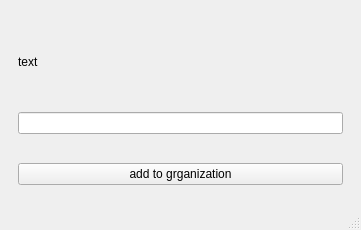
<?xml version="1.0" encoding="UTF-8"?>
<ui version="4.0">
 <class>allServerUsers</class>
 <widget class="QMainWindow" name="allServerUsers">
  <property name="geometry">
   <rect>
    <x>0</x>
    <y>0</y>
    <width>361</width>
    <height>230</height>
   </rect>
  </property>
  <property name="windowTitle">
   <string>MainWindow</string>
  </property>
  <widget class="QWidget" name="centralwidget">
   <layout class="QVBoxLayout" name="verticalLayout">
    <item>
     <widget class="QWidget" name="widget_3" native="true">
      <property name="minimumSize">
       <size>
        <width>0</width>
        <height>100</height>
       </size>
      </property>
      <layout class="QVBoxLayout" name="verticalLayout_2">
       <item>
        <widget class="QLabel" name="enter_text">
         <property name="text">
          <string>text</string>
         </property>
        </widget>
       </item>
       <item>
        <widget class="QLineEdit" name="name_line_edit"/>
       </item>
      </layout>
     </widget>
    </item>
    <item>
     <widget class="QWidget" name="widget_2" native="true">
      <property name="minimumSize">
       <size>
        <width>0</width>
        <height>50</height>
       </size>
      </property>
      <property name="maximumSize">
       <size>
        <width>16777215</width>
        <height>50</height>
       </size>
      </property>
      <layout class="QHBoxLayout" name="horizontalLayout">
       <item>
        <widget class="QPushButton" name="add_to_org_BTN">
         <property name="text">
          <string>add to grganization</string>
         </property>
        </widget>
       </item>
      </layout>
     </widget>
    </item>
   </layout>
  </widget>
  <widget class="QMenuBar" name="menubar">
   <property name="geometry">
    <rect>
     <x>0</x>
     <y>0</y>
     <width>361</width>
     <height>26</height>
    </rect>
   </property>
  </widget>
  <widget class="QStatusBar" name="statusbar"/>
 </widget>
 <resources/>
 <connections/>
</ui>
